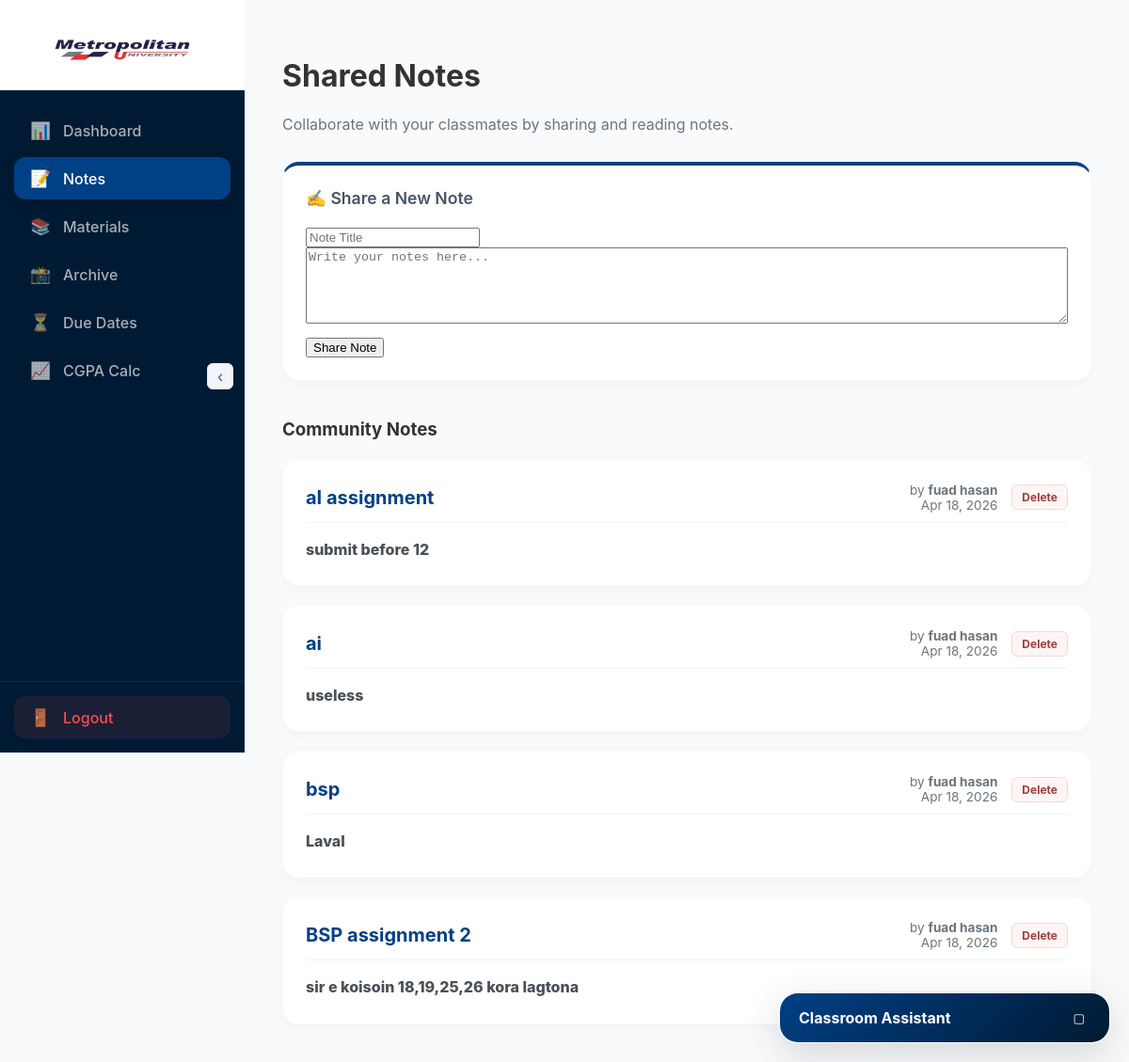
/notes.php (signed in), run on an earlier commit of the app's database.
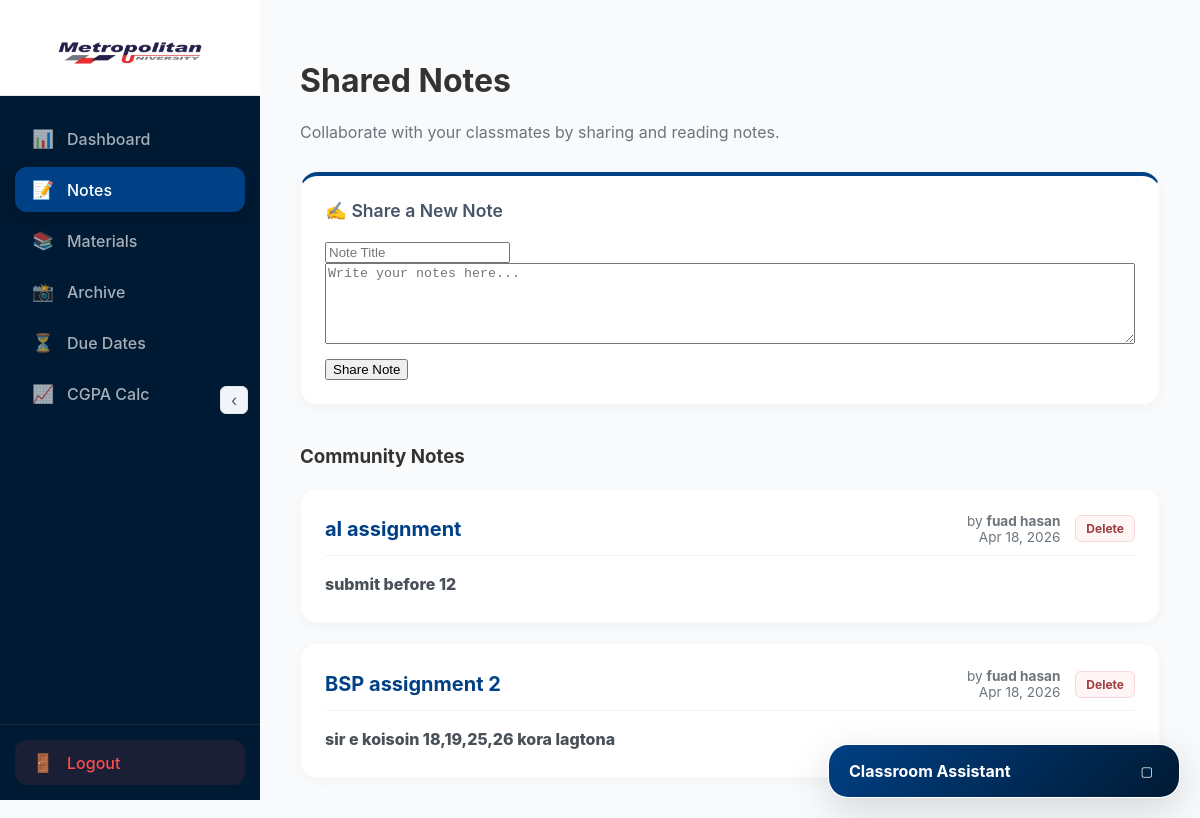
And on a later commit of the database.
### tables this page shows
CREATE TABLE notes (
    id INTEGER PRIMARY KEY AUTOINCREMENT,
    user_id INTEGER,
    title TEXT NOT NULL,
    content TEXT NOT NULL,
    created_at DATETIME DEFAULT CURRENT_TIMESTAMP,
    FOREIGN KEY(user_id) REFERENCES users(id)
);

CREATE TABLE users (
    id INTEGER PRIMARY KEY AUTOINCREMENT,
    email TEXT UNIQUE NOT NULL,
    password TEXT NOT NULL,
    name TEXT NOT NULL
);

### notes.php (the view, shortened to what this page needs)
<?php
require_once 'includes/db.php';
$stmt = $db->prepare("SELECT notes.*, users.name as author FROM notes JOIN users ON notes.user_id = users.id WHERE notes.user_id = ? ORDER BY created_at DESC");
$stmt->execute([$_SESSION['user_id']]);
$notes = $stmt->fetchAll();
?>
<?php include 'includes/header.php'; ?>
<h1>Shared Notes</h1>
<p style="color: #6c757d; margin-bottom: 30px;">Collaborate with your classmates by sharing and reading notes.</p>
<div class="card" style="margin-bottom: 40px; border-top: 4px solid #004085;">
    <h3 style="margin-top: 0; margin-bottom: 20px;">✍️ Share a New Note</h3>
    <form method="POST">
        <input type="text" name="title" placeholder="Note Title" required>
        <textarea name="content" placeholder="Write your notes here..." rows="5" required style="width: 100%; box-sizing: border-box; resize: vertical; margin-bottom: 10px;"></textarea>
        <button type="submit">Share Note</button>
    </form>
</div>
<h3 style="margin-bottom: 20px;">Community Notes</h3>
<?php if (empty($notes)): ?>
    <div class="card" style="padding: 40px; text-align: center; color: #6c757d; border-style: dashed;">
        <p>No notes shared yet. Be the first to share your knowledge! 🚀</p>
    </div>
<?php else: ?>
    <div style="display: flex; flex-direction: column; gap: 20px;">
        <?php foreach ($notes as $index => $note): ?>
            <div class="card" style="animation-delay: <?php echo ($index * 0.1); ?>s;">
                <div style="display: flex; justify-content: space-between; align-items: center; margin-bottom: 15px; padding-bottom: 10px; border-bottom: 1px solid #f1f3f5;">
                    <strong style="font-size: 1.25rem; color: #004085;"><?php echo htmlspecialchars($note['title']); ?></strong>
                    <div style="display: flex; align-items: center; gap: 15px;">
                        <div style="font-size: 0.85rem; color: #6c757d; text-align: right;">
                            <span>by <strong><?php echo htmlspecialchars($note['author']); ?></strong></span><br>
                            <span><?php echo date('M j, Y', strtotime($note['created_at'])); ?></span>
                        </div>
                        <a href="notes.php?delete=<?php echo $note['id']; ?>"
                           onclick="return confirm('Delete this note?')"
                           style="color: #9d3d3d; text-decoration: none; font-size: 0.75rem; font-weight: 700; border: 1px solid #f8d7da; padding: 5px 10px; border-radius: 6px; background: #fff5f5; transition: all 0.2s;">
                            Delete
                        </a>
                    </div>
                </div>
                <p style="line-height: 1.7; color: #495057; font-size: 1rem;"><?php echo nl2br(htmlspecialchars($note['content'])); ?></p>
            </div>
        <?php endforeach; ?>
    </div>
<?php endif; ?>
<?php include 'includes/footer.php'; ?>

What changed in the data, as far as the page shows it:
removed notes: title "ai", user.name "fuad hasan", created_at "Apr 18, 2026", content "useless"
removed notes: title "bsp", user.name "fuad hasan", created_at "Apr 18, 2026", content "Laval"
